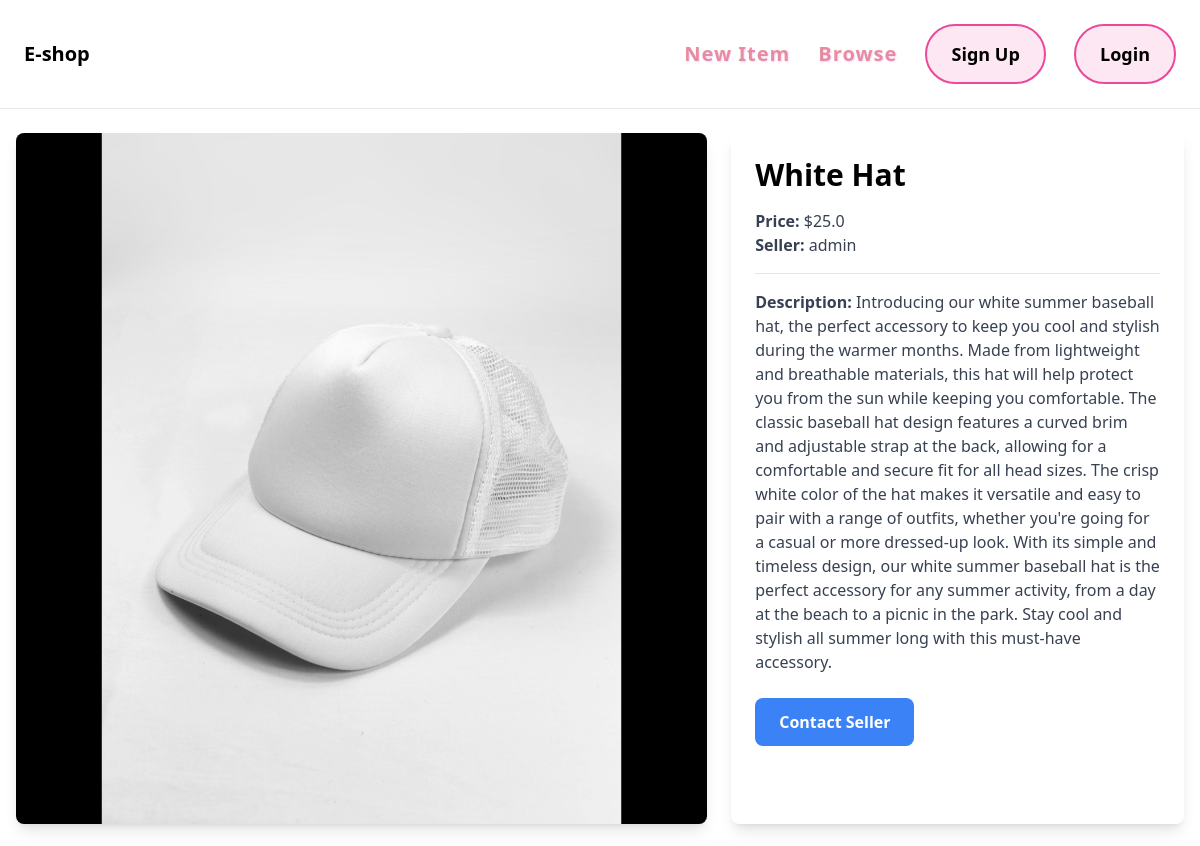
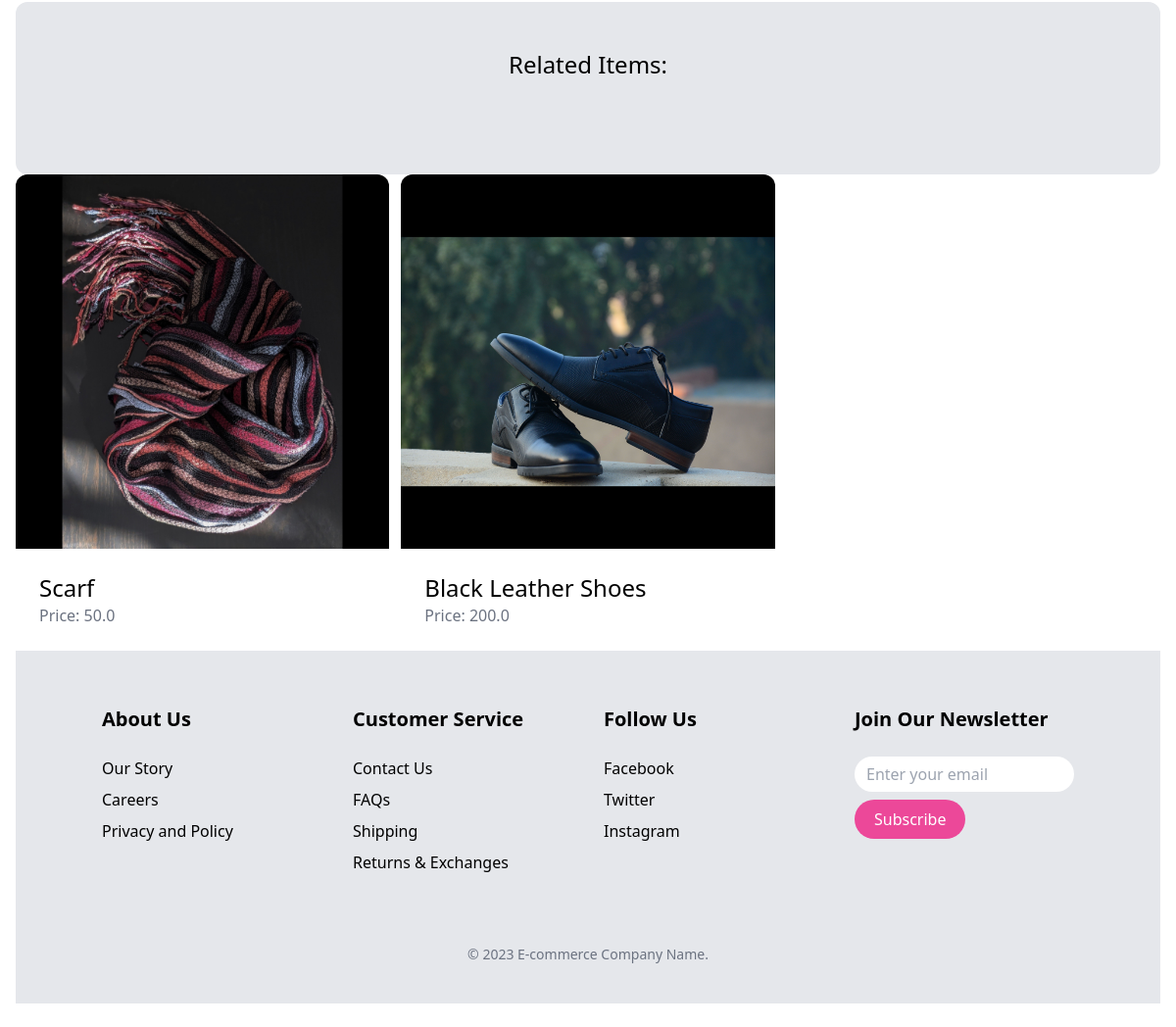
Page /items/4/ on the committed database (2 pictures, top to bottom).
### item/models.py (models this page shows, shortened)
class Item(models.Model):
    category = models.ForeignKey(Category, related_name='items', on_delete = models.CASCADE)
    name = models.CharField(max_length=255)
    description = models.TextField(blank=True, null=True)
    price = models.FloatField()
    image = models.ImageField(upload_to = 'item_images',blank=True, null=True)
    is_sold = models.BooleanField(default=False)
    created_by = models.ForeignKey(User, related_name='items', on_delete = models.CASCADE)
    created_at = models.DateTimeField(auto_now_add=True)

### item/views.py (the view)
# urls.py: path('<int:pk>/', views.detail ,name='detail'),
def detail(request, pk):
    item = get_object_or_404(Item, pk=pk)
    related_items = Item.objects.filter(category=item.category, is_sold=False).exclude(pk=pk)[0:3]
    return render(request,'item/detail.html',
                  {'item': item,
                   'related_items': related_items
                })

### item/templates/item/detail.html (shortened to what this page needs)
{% extends 'core/base.html' %}
{% block content %}
<div class="grid grid-cols-1 md:grid-cols-5 gap-6">
    <div class="md:col-span-3">
        <img src="{{ item.image.url }}" class="rounded-lg shadow-lg">
    </div>
    <div class="md:col-span-2 p-6 bg-white rounded-lg shadow-lg">
        <h1 class="text-3xl font-bold mb-4">{{ item.name }}</h1>
        <p class="text-gray-700"><strong>Price: </strong> ${{ item.price }}</p>
        <p class="text-gray-700"><strong>Seller: </strong> {{ item.created_by.username }}</p>
        <hr class="my-4">
        {% if item.description %}
            <p class="text-gray-700"><strong>Description: </strong> {{ item.description }}</p>
        {% endif %}
        {% if request.user == item.created_by %}
            <div class="mt-6 p-6 bg-white rounded-xl">
                <p>This is your item!</p>
                <a href="{% url 'item:edit' item.id %}" class="inline-block mt-6 px-6 py-3 text-lg font-semibold bg-teal-500 text-white rounded-xl">Edit</a>
                <a href="{% url 'item:delete' item.id %}" class="inline-block mt-6 px-6 py-3 text-lg font-semibold bg-red-500 text-white rounded-xl">Delete</a>
            </div>
        {% else %}
            <a href="#" class="inline-block mt-6 px-6 py-3 rounded-lg font-bold bg-blue-500 hover:bg-blue-600 text-white">Contact Seller</a>
        {% endif %}
    </div>
</div>
<div class="mt-6 px-6 py-12 bg-gray-200 rounded-xl">
    <h2 class="mb-12 text-2xl text-center">Related Items:</h2>
</div>
<div class="grid grid-cols-3 gap-3">
    {% for item in related_items %}
    <div>
        <a href="{% url 'item:detail' item.id %}">
            <div>
                <img src="{{item.image.url }}" class="rounded-t-xl"> </img>
            </div>
            <div class = "p-6 bg-white rounded-b-xl">
                <h2 class = "text-2xl">{{item.name }}</h2>
                <p class = "text-gray-500">Price: {{item.price }}</p>
            </div>
        </a>
    </div>
    {% endfor %}
</div>
{% endblock %}

### rows in the picture
Item: image (picture), name "White Hat", price "25.0", created_by.username "admin", description "Introducing our white summer baseball hat, the perfect accessory to keep you cool and stylish during the warmer months. Made from lightweight and breathable materials, this hat will help protect you from the sun while keeping you comfortable. The classic baseball hat design features a curved brim and adjustable strap at the back, allowing for a comfortable and secure fit for all head sizes. The crisp white color of the hat makes it versatile and easy to pair with a range of outfits, whether you're going for a casual or more dressed-up look. With its simple and timeless design, our white summer baseball hat is the perfect accessory for any summer activity, from a day at the beach to a picnic…"
Item: image (picture), name "Scarf", price "50.0"
Item: image (picture), name "Black Leather Shoes", price "200.0"
